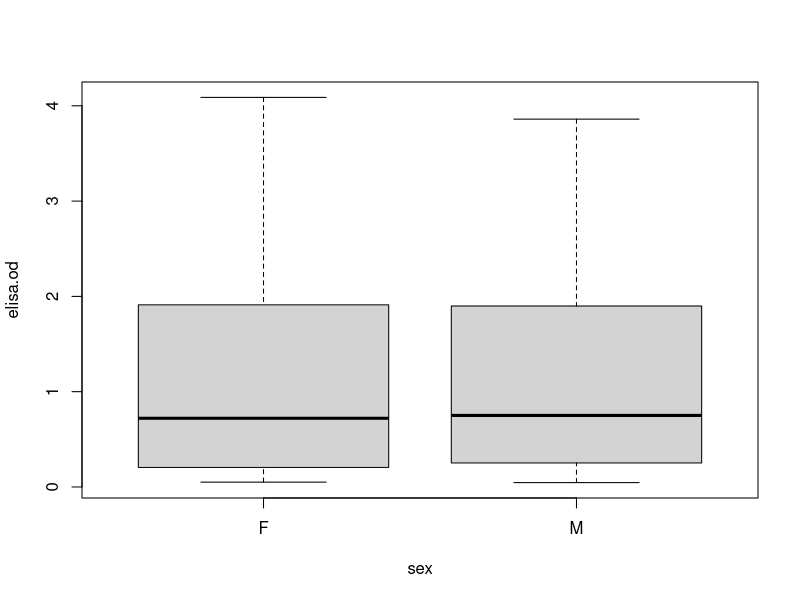

Generate this figure with R: (Note: this script raises an error after producing the figure.)
Tsts_ <- read.csv("Tests_PGP3.csv", na.strings = c("NA",""))
library("tidyr")
tidy_test <- drop_na(Tsts_)
anyNA(tidy_test)

tidy_test$sex <- gsub(1, "M" , tidy_test$sex)
tidy_test$sex <- gsub(2, "F", tidy_test$sex)


boxplot( data=tidy_test, elisa.od ~ sex)

ggplot(data = tidy_test, aes(sex, elisa.od)) + geom_boxplot()
ggplot(data = tidy_test, aes(age.f, elisa.od)) + geom_boxplot()
